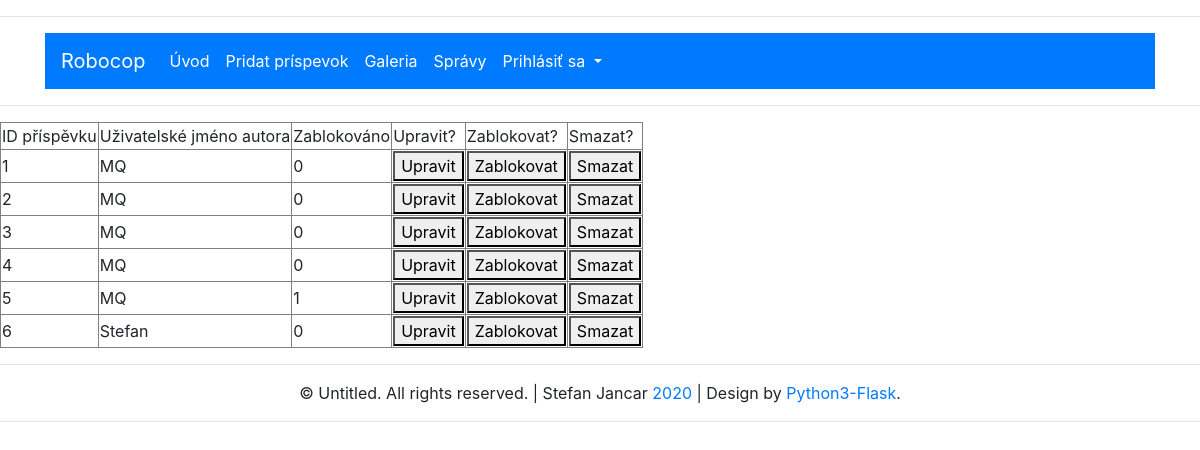
Screenshot of /admin/prispevky/ (signed in) with the database file from the repository.
### root/prispevky/models.py (models this page shows)
class Prispevky(db.Model):
    id = db.Column(db.Integer, primary_key = True)
    text = db.Column(db.Text, nullable = False)
    autor_id = db.Column(db.Integer, db.ForeignKey("uzivatele.id"), nullable = False)
    tagy = db.relationship("Tagy", secondary = pri_tag, backref = "prispevky")
    zablokovano = db.Column(db.Integer, server_default = "0")

### root/uzivatele/models.py (models this page shows, shortened)
class Uzivatele(db.Model):
    id = db.Column(db.Integer, primary_key=True)
    username = db.Column(db.Text, unique=True, nullable=False)
    password = db.Column(db.Text, nullable = False)
    datum_registrace = db.Column(db.Text, nullable = False, default = datetime.datetime.now().strftime("%Y-%m-%d %H:%M:%S"))
    datum_prihlaseni = db.Column(db.Text, nullable = False, default = datetime.datetime.now().strftime("%Y-%m-%d %H:%M:%S"))
    prispevky = db.relationship("Prispevky", backref = "autor", lazy = True)
    is_admin = db.Column(db.Integer, server_default = "0")

### root/administrace/admin_prispevky.py (the view, shortened to what this page needs)
@administrace.administrace_page.route("/prispevky/", methods = ["GET", "POST"])
def admin_prispevky():
    if "user" not in session or Uzivatele.query.filter_by(id = session["user"]["_id"]).first().is_admin != 1:
        flash("Chyba", "critical")
        return redirect(url_for("prispevky_page.uvod"))
    prispevky = Prispevky.query.all()
    return render_template("admin_prispevky.html", prispevky = prispevky)

### root/administrace/templates/admin_prispevky.html
{% extends "base.html" %}
{% block content %}
<form method="POST">
    <table border="1">
        <tr>
            <td>ID příspěvku</td>
            <td>Uživatelské jméno autora</td>
            <td>Zablokováno</td>
            <td>Upravit?</td>
            <td>Zablokovat?</td>
            <td>Smazat?</td>
        </tr>
    {% for p in prispevky %}
        <tr>
            <td>{{ p.id }}</td>
            <td>{{ p.autor.username }}</td>
            <td>{{ p.zablokovano }}</td>
            <td><button type="submit" name="upravit" value="{{ p.id }}">Upravit</td>
            <td><button type="submit" name="zablokovat" value="{{ p.id }}">Zablokovat</td>
            <td><button type="submit" name="smazat" value="{{ p.id }}">Smazat</td>
        </tr>
    {% endfor %}
    </table>
</form>
{% endblock %}

### root/templates/base.html (shortened to what this page needs)
<!DOCTYPE html>
<html lang="sk">
<head>
<link rel="stylesheet" href="https://stackpath.bootstrapcdn.com/bootstrap/4.4.1/css/bootstrap.min.css">
<link rel="stylesheet" href="{{ url_for('static', filename='css/main.css') }}">
</head>
 <body>
  <hr>
        <header class="navbar-inverse">
            <div align="center">
        <div class="container">
        <nav class="navbar navbar-expand-lg navbar-dark bg-primary">
  <a class="navbar-brand active" href="{{ url_for('prispevky_page.uvod') }}">Robocop</a>
  <div class="collapse navbar-collapse" id="navbarNavDropdown">
    <ul class="navbar-nav">
      <li class="nav-item active">
        <a class="nav-link" href="{{ url_for('prispevky_page.uvod') }}">Úvod<span class="sr-only">(current)</span></a>
      </li>
      <li class="nav-item active">
        <a class="nav-link" href="{{ url_for('prispevky_page.pridat') }}">Pridat príspevok</a>
      </li>
      <li class="nav-item active">
        <a class="nav-link" href="{{ url_for('galerie_page.galerie') }}">Galeria</a>
      </li>
      <li class="nav-item active">
        <a class="nav-link" href="{{ url_for('prispevky_page.spravy') }}">Správy</a>
      </li>
      <li class="nav-item dropdown active">
        <a class="nav-link dropdown-toggle" href="#" id="navbarDropdownMenuLink" role="button" data-toggle="dropdown" aria-haspopup="true" aria-expanded="false">
          Prihlásiť sa
        </a>
          {% set user = session["user"] %}
      </li>
    </ul>
  </div>
</nav>
    </div>
    </div>
        </header>
        <hr>
  {% set zpravy = get_flashed_messages(with_categories=True) %}
{% block content %}
 {% endblock %}
 <hr>
 <div id="copyright" class="container">
    <div class="container">
        <div align="center">
  <p>&copy; Untitled. All rights reserved. | Stefan Jancar <a href="https://flask.palletsprojects.com/en/1.1.x/">2020</a> | Design by <a href="https://python.org" rel="nofollow">Python3-Flask</a>.</p>
</div>
</div>
</div>
<hr>
</body>
</html>

### rows the page displays
Prispevky: id "1", autor.username "MQ", zablokovano "0"
Prispevky: id "2", autor.username "MQ", zablokovano "0"
Prispevky: id "3", autor.username "MQ", zablokovano "0"
Prispevky: id "4", autor.username "MQ", zablokovano "0"
Prispevky: id "5", autor.username "MQ", zablokovano "1"
Prispevky: id "6", autor.username "Stefan", zablokovano "0"
